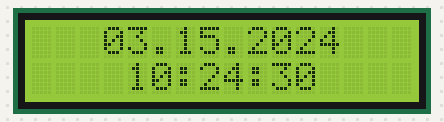
Simulated run of this sketch. Board: ESP32. Shown: 16×2 character LCD. The local clock reads 2024-03-15 10:24:30 at power-on unless the sketch sets it; what the sketch prints to the serial monitor is not drawn.

Above: at 0.2 s.
At 4.2 s:
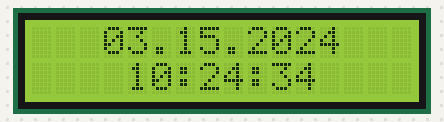
At 9.3 s:
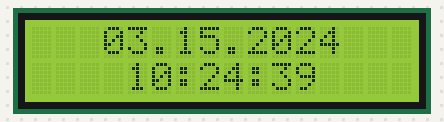
At 19.5 s:
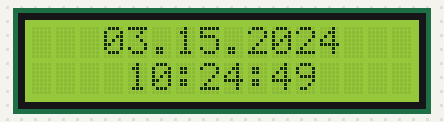
At 28.7 s:
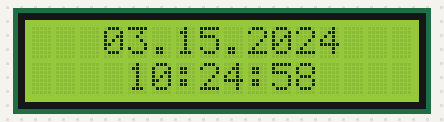
At 38.9 s:
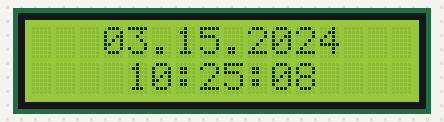

The sketch:

sketch_oct7a.ino
```cpp
#include <ThreeWire.h>
#include <RtcDS1302.h>
#include <Wire.h>
#include <LiquidCrystal_I2C.h>

ThreeWire myWire(2, 14, 4); // IO, SCLK, CE
RtcDS1302<ThreeWire> Rtc(myWire);

LiquidCrystal_I2C lcd(0x27, 16, 2);

void setup ()
{
    Serial.begin(57600);
    Wire.begin(12, 0);
    lcd.init();
    lcd.clear();
    lcd.backlight();


    Serial.print("compiled: ");
    Serial.print(__DATE__);
    Serial.println(__TIME__);

    Rtc.Begin();

    RtcDateTime compiled = RtcDateTime(__DATE__, __TIME__);
    printDateTime(compiled);
    Serial.println();

    if (!Rtc.IsDateTimeValid())
    {
        Serial.println("RTC lost confidence in the DateTime!");
        Rtc.SetDateTime(compiled);
    }

    if (Rtc.GetIsWriteProtected())
    {
        Serial.println("RTC was write protected, enabling writing now");
        Rtc.SetIsWriteProtected(false);
    }

    if (!Rtc.GetIsRunning())
    {
        Serial.println("RTC was not actively running, starting now");
        Rtc.SetIsRunning(true);
    }

    RtcDateTime now = Rtc.GetDateTime();
    if (now < compiled)
    {
        Serial.println("RTC is older than compile time!  (Updating DateTime)");
        Rtc.SetDateTime(compiled);
    }
    else if (now > compiled)
    {
        Serial.println("RTC is newer than compile time. (this is expected)");
    }
    else if (now == compiled)
    {
        Serial.println("RTC is the same as compile time! (not expected but all is fine)");
    }
}

void loop ()
{
    RtcDateTime now = Rtc.GetDateTime();

    printDateTime(now);
    Serial.println();

    if (!now.IsValid())
    {
        // Common Causes:
        //    1) the battery on the device is low or even missing and the power line was disconnected
        Serial.println("RTC lost confidence in the DateTime!");
    }

    delay(1000); // ten seconds
}

#define countof(a) (sizeof(a) / sizeof(a[0]))

void printDateTime(const RtcDateTime& dt)
{
    char datestring[20];
    char timestring[20];

    snprintf_P(datestring,
            countof(datestring),
            PSTR("%02u.%02u.%04u"),
            dt.Month(),
            dt.Day(),
            dt.Year());

    snprintf_P(timestring,
            countof(timestring),
            PSTR("%02u:%02u:%02u"),
            dt.Hour(),
            dt.Minute(),
            dt.Second());
    Serial.print(datestring);
    lcd.setCursor(3,0);
    lcd.print(datestring);
    lcd.setCursor(4,1);
    lcd.print(timestring);
    lcd.setCursor(4,1);
}
```

Measured:
- what the display in image 1 shows lasts 1.0 s, from 4.2 s to 5.2 s
